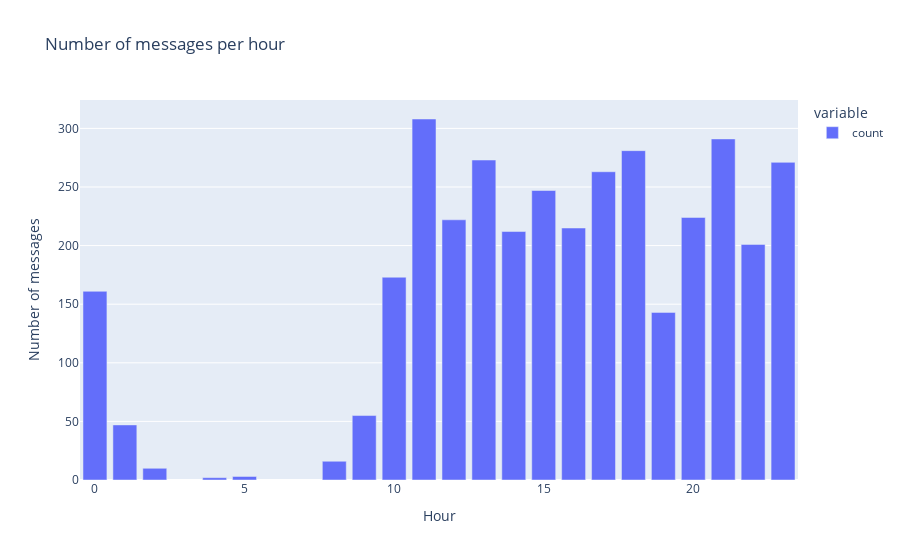

The notebook cell this image was saved under:
### Code cell
#plot the number of messages per hour
fig = px.bar(ds_data['hour'].value_counts(), title='Number of messages per hour')
fig.update_layout(xaxis_title='Hour', yaxis_title='Number of messages')
fig.show()

### Figure 1 — Plotly figure (JSON) as saved in the notebook; plotly's stock layout.template omitted (floating-point values rounded to 4 significant figures)
{"data": [{"alignmentgroup": "True", "hovertemplate": "variable=count<br>hour=%{x}<br>value=%{y}<extra></extra>", "legendgroup": "count", "marker": {"color": "#636efa", "pattern": {"shape": ""}}, "name": "count", "offsetgroup": "count", "orientation": "v", "showlegend": true, "textposition": "auto", "type": "bar", "x": [11, 21, 18, 13, 23, 17, 15, 20, 12, 16, 14, 22, 10, 0, 19, 9, 1, 8, 2, 5, 4], "xaxis": "x", "y": [308, 291, 281, 273, 271, 263, 247, 224, 222, 215, 212, 201, 173, 161, 143, 55, 47, 16, 10, 3, 2], "yaxis": "y"}], "layout": {"barmode": "relative", "legend": {"title": {"text": "variable"}, "tracegroupgap": 0}, "title": {"text": "Number of messages per hour"}, "xaxis": {"anchor": "y", "domain": [0, 1], "title": {"text": "Hour"}}, "yaxis": {"anchor": "x", "domain": [0, 1], "title": {"text": "Number of messages"}}}}
